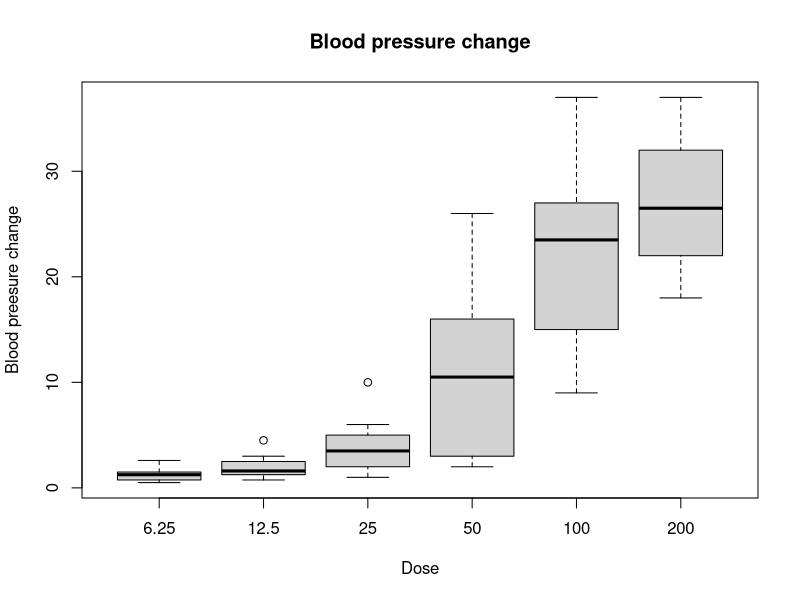
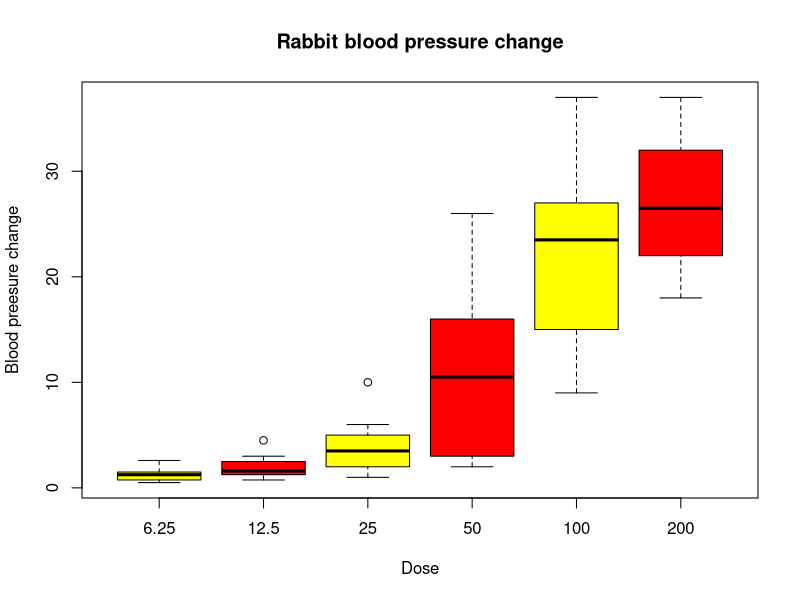
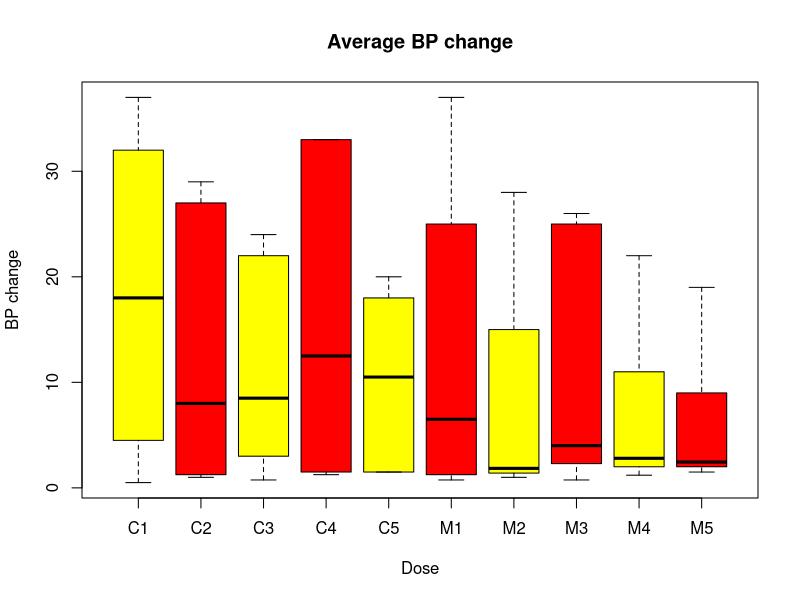
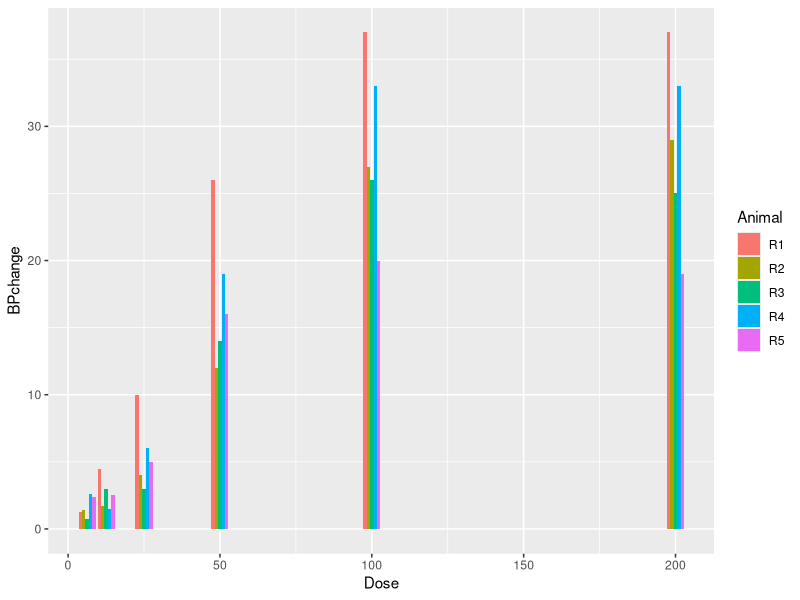
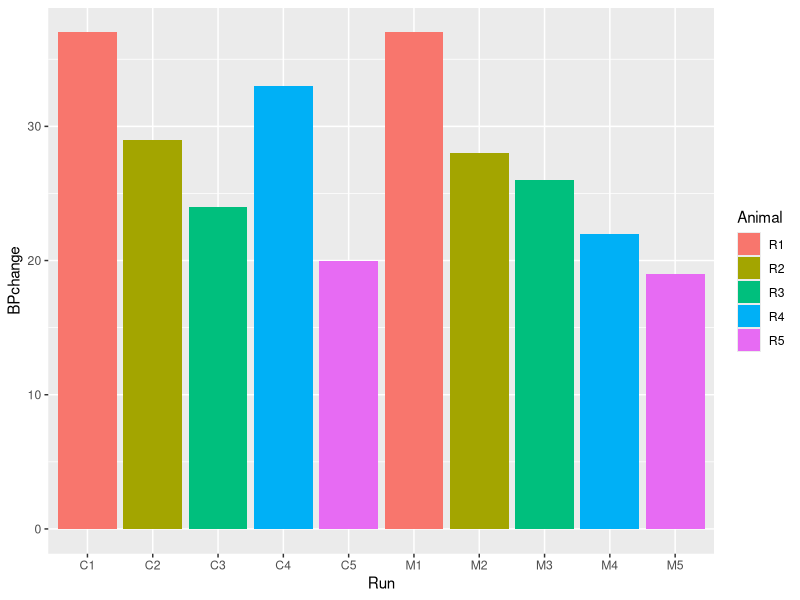

Source code (R) for these figures, in order:
## ---- chunk 1
knitr::opts_chunk$set(echo = TRUE)
## ---- chunk 2
require(plyr)
library(dplyr)
library(ggplot2) # loads ggplot library
## ---- chunk 3
library(MASS)
## ---- chunk 4
str(Rabbit)
## ---- chunk 5
class(Rabbit)
## ---- chunk 6
head(Rabbit)
## ---- chunk 7
head(Rabbit,10)
## ---- chunk 8
names(Rabbit)
## ---- chunk 9
NR <- nrow(Rabbit)
NC <- ncol(Rabbit)
## ---- chunk 10

cat("Number of rows = ",NR)
cat("number of columns =",NC)
## ---- chunk 11
dim(Rabbit)
## ---- chunk 12
tail(Rabbit)
## ---- chunk 13
tail(Rabbit,10)
## ---- chunk 14
summary(Rabbit)
## ---- chunk 15
boxplot(BPchange~Dose,Rabbit, main="Blood pressure change",ylab="Blood preesure change", xlab="Dose")
## ---- chunk 16
boxplot(BPchange~Dose, data=Rabbit, col=(c("yellow","red")),main="Rabbit blood pressure change",ylab="Blood preesure change", xlab="Dose")
## ---- chunk 17
boxplot(BPchange~Run, data=Rabbit, col=(c("yellow","red")),main="Average BP change",ylab="BP change", xlab="Dose")
## ---- chunk 18
ggplot(Rabbit, aes(fill=Animal, y=BPchange, x=Dose)) + 
    geom_bar(position="dodge", stat="identity")
## ---- chunk 19
ggplot(Rabbit, aes(fill=Animal, y=BPchange, x=Run)) + 
    geom_bar(position="dodge", stat="identity")
## ---- chunk 20
BP <- Rabbit$BPchange  # create a vector for BP change
BP # displays the vectors
## ---- chunk 21
DD <- Rabbit$Dose # Dose administered
DD # displays the vector
unique(DD) # removes repetition
## ---- chunk 22
RAB <- Rabbit$Animal # The animal
RAB # display the vector
unique(RAB) # removes repetition
